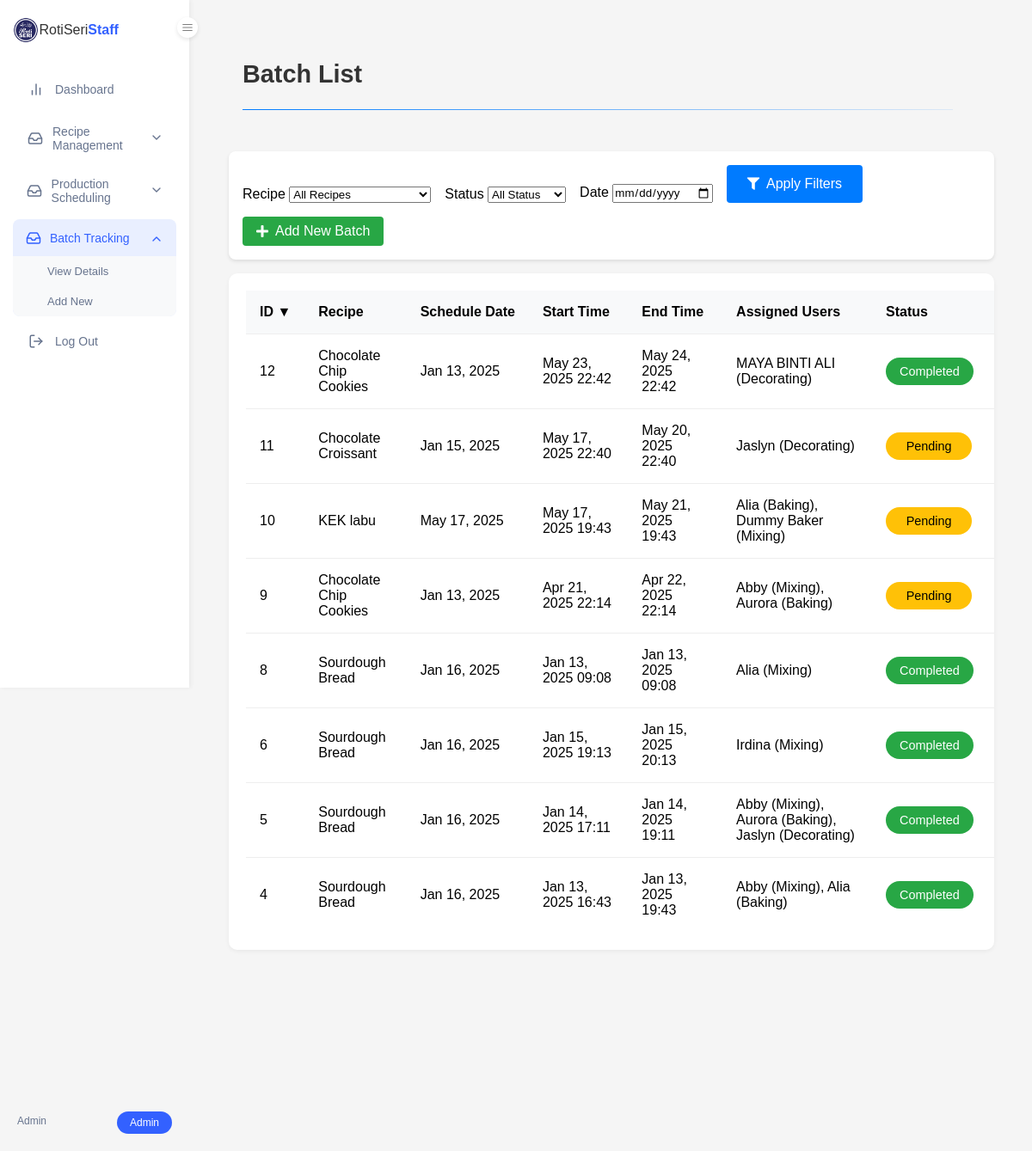
The page /view_batches.php?sort=batch_id&order=DESC (signed in) on the database its author committed.
### tables this page shows
CREATE TABLE `tbl_batches` (
  `batch_id` int(6) NOT NULL,
  `recipe_id` int(6) NOT NULL,
  `schedule_id` int(6) NOT NULL,
  `batch_startTime` datetime NOT NULL DEFAULT current_timestamp(),
  `batch_endTime` datetime NOT NULL,
  `batch_status` enum('Pending','In Progress','Completed','') NOT NULL DEFAULT 'Pending',
  `batch_remarks` text NOT NULL
);

CREATE TABLE `tbl_recipe` (
  `recipe_id` int(6) NOT NULL,
  `recipe_name` varchar(100) NOT NULL,
  `recipe_category` varchar(100) NOT NULL,
  `recipe_batchSize` int(6) NOT NULL,
  `recipe_unitOfMeasure` varchar(50) NOT NULL,
  `recipe_instructions` text NOT NULL,
  `recipe_dateCreated` timestamp NOT NULL DEFAULT current_timestamp(),
  `recipe_dateUpdated` timestamp NOT NULL DEFAULT current_timestamp() ON UPDATE current_timestamp(),
  `image_path` varchar(255) DEFAULT NULL
);

CREATE TABLE `tbl_schedule` (
  `schedule_id` int(6) NOT NULL,
  `recipe_id` int(6) NOT NULL,
  `schedule_date` date NOT NULL,
  `schedule_quantityToProduce` int(6) NOT NULL,
  `schedule_orderVolumn` int(6) NOT NULL,
  `schedule_status` enum('Pending','In Progress','Completed','') NOT NULL DEFAULT 'Pending',
  `schedule_batchNum` int(3) NOT NULL
);

### view_batches.php (the view, shortened to what this page needs)
<?php
require_once 'config/db_connection.php';
try {
    $date_filter = $_GET['date'] ?? '';
    $sort_by = $_GET['sort'] ?? 'batch_startTime';
    $sort_order = $_GET['order'] ?? 'DESC';
    $query = "SELECT b.*, r.recipe_name, s.schedule_date, s.schedule_batchNum,
              (SELECT COUNT(*) FROM tbl_batches WHERE schedule_id = b.schedule_id) as assigned_batches,
              GROUP_CONCAT(DISTINCT CONCAT(u.user_fullName, ' (', ba.ba_task, ')') SEPARATOR ', ') as assigned_users
              FROM tbl_batches b
              LEFT JOIN tbl_recipe r ON b.recipe_id = r.recipe_id
              LEFT JOIN tbl_schedule s ON b.schedule_id = s.schedule_id
              LEFT JOIN tbl_batch_assignments ba ON b.batch_id = ba.batch_id
              LEFT JOIN tbl_users u ON ba.user_id = u.user_id";
    $params = [];
    $query .= " GROUP BY b.batch_id";
    $valid_sort_columns = ['batch_id', 'recipe_name', 'schedule_date', 'batch_startTime', 'batch_status', 'quality_check'];
    if (in_array($sort_by, $valid_sort_columns)) {
        $query .= " ORDER BY $sort_by $sort_order";
    }
    $stmt = $conn->prepare($query);
    $stmt->execute($params);
    $batches = $stmt->fetchAll(PDO::FETCH_ASSOC);
} catch(PDOException $e) {
    $error_message = "Error: " . $e->getMessage();
}
function getSortUrl($column) {
    $params = $_GET;
    $params['sort'] = $column;
    $params['order'] = ($column === ($_GET['sort'] ?? '') && ($_GET['order'] ?? 'DESC') === 'DESC') ? 'ASC' : 'DESC';
    return '?' . http_build_query($params);
}
function getSortIndicator($column) {
    if ($column === ($_GET['sort'] ?? '')) {
        return ($_GET['order'] ?? 'DESC') === 'DESC' ? '▼' : '▲';
    }
    return '';
}
?>
<!DOCTYPE html>
<html lang="en">
<head>
    <link rel="stylesheet" href="css/style.css">
    <link rel="stylesheet" href="css/dashboard.css">
    <link rel="stylesheet" href="css/batch.css">
    <link rel="stylesheet" href="css/view_recipes.css">
    <link rel="stylesheet" href="https://cdnjs.cloudflare.com/ajax/libs/font-awesome/5.15.4/css/all.min.css">
</head>
<body>
    <?php include 'includes/dashboard_navigation.php'; ?>
    <main class="main-content">
        <div class="page-header">
            <h1>Batch List</h1>
            <div class="divider"></div>
        </div>
        <div class="batch-container">
            <div class="filters">
                <form method="GET" class="filter-form">
                    <div class="filter-group">
                        <label for="recipe">Recipe</label>
                        <select name="recipe" id="recipe">
                            <option value="">All Recipes</option>
                        </select>
                    </div>
                    <div class="filter-group">
                        <label for="status">Status</label>
                        <select name="status" id="status">
                            <option value="">All Status</option>
                        </select>
                    </div>
                    <div class="filter-group">
                        <label for="date">Date</label>
                        <input type="date" name="date" id="date" value="<?php echo $date_filter; ?>">
                    </div>
                    <button type="submit" class="filter-btn">
                        <i class="fas fa-filter"></i> Apply Filters
                    </button>
                </form>
                <a href="add_batch.php" class="add-btn">
                    <i class="fas fa-plus"></i> Add New Batch
                </a>
            </div>
            <div class="table-container">
                <table class="batch-table">
                    <thead>
                        <tr>
                            <th>
                                <a href="<?php echo getSortUrl('batch_id'); ?>" class="sort-link">
                                    ID <?php echo getSortIndicator('batch_id'); ?>
                                </a>
                            </th>
                            <th>
                                <a href="<?php echo getSortUrl('recipe_name'); ?>" class="sort-link">
                                    Recipe <?php echo getSortIndicator('recipe_name'); ?>
                                </a>
                            </th>
                            <th>
                                <a href="<?php echo getSortUrl('schedule_date'); ?>" class="sort-link">
                                    Schedule Date <?php echo getSortIndicator('schedule_date'); ?>
                                </a>
                            </th>
                            <th>
                                <a href="<?php echo getSortUrl('batch_startTime'); ?>" class="sort-link">
                                    Start Time <?php echo getSortIndicator('batch_startTime'); ?>
                                </a>
                            </th>
                            <th>End Time</th>
                            <th>Assigned Users</th>
                            <th>
                                <a href="<?php echo getSortUrl('batch_status'); ?>" class="sort-link">
                                    Status <?php echo getSortIndicator('batch_status'); ?>
                                </a>
                            </th>
                            <th>
                            </th>
                        </tr>
                    </thead>
                    <tbody>
                        <?php if (empty($batches)): ?>
                            <tr>
                                <td colspan="9" class="no-records">No batches found</td>
                            </tr>
                        <?php else: ?>
                            <?php foreach ($batches as $batch): ?>
                                <tr data-batch-id="<?php echo $batch['batch_id']; ?>">
                                    <td><?php echo $batch['batch_id']; ?></td>
                                    <td><?php echo htmlspecialchars($batch['recipe_name']); ?></td>
                                    <td><?php echo date('M d, Y', strtotime($batch['schedule_date'])); ?></td>
                                    <td><?php echo date('M d, Y H:i', strtotime($batch['batch_startTime'])); ?></td>
                                    <td><?php echo date('M d, Y H:i', strtotime($batch['batch_endTime'])); ?></td>
                                    <td><?php echo htmlspecialchars($batch['assigned_users'] ?? 'No assignments'); ?></td>
                                    <td>
                                        <span class="status-badge <?php echo strtolower(str_replace(' ', '-', $batch['batch_status'])); ?>">
                                            <?php echo $batch['batch_status']; ?>
                                        </span>
                                    </td>
                                    <td>
                                    </td>
                                </tr>
                            <?php endforeach; ?>
                        <?php endif; ?>
                    </tbody>
                </table>
            </div>
            <div class="batch-info">
            </div>
        </div>
    </main>
</body>
</html>

### css/style.css (style rules this page uses)
* { margin: 0; padding: 0; box-sizing: border-box; font-family: Arial, sans-serif; }
body { background: linear-gradient(rgba(0, 0, 0, 0.6), rgba(0, 0, 0, 0.6)), url('../assets/images/banner.png'); background-size: cover; background-position: center; background-attachment: fixed; min-height: 100vh; color: white; display: flex; flex-direction: column; }
main { max-width: 1200px; margin: 8rem auto; text-align: center; padding: 0 1rem; flex: 1; }

### css/dashboard.css (style rules this page uses)
body { display: grid; grid-template-areas: "sidebar topbar" "sidebar main" "sidebar bottombar"; grid-template-columns: 250px 1fr; grid-template-rows: 50px 1fr auto; min-height: 100vh; background-color: white; position: relative; background-image: none; }
.main-content { grid-area: main; padding: 2rem 2rem 0 0; margin-top: 50px; margin-left: 0; width: calc(100% - 0px); transition: width 0.3s ease, margin-left 0.3s ease; padding-left: 0; display: block; }
.page-header { padding: 0 2rem; margin-bottom: 2rem; text-align: left; }
.page-header h1 { font-size: 1.8rem; color: #333; margin: 0; padding-bottom: 1rem; }
.divider { height: 1px; background: linear-gradient(to right, #007bff, rgba(0, 123, 255, 0.1)); margin-top: 0.5rem; width: 100%; align-self: flex-start; }

### css/batch.css (style rules this page uses)
.batch-container { padding: 1rem; width: 100%; box-sizing: content-box; }
.filters { background: white; padding: 1rem; border-radius: 8px; box-shadow: 0 2px 4px rgba(0,0,0,0.1); margin-bottom: 1rem; display: flex; justify-content: space-between; align-items: flex-end; flex-wrap: wrap; gap: 1rem; width: 100%; box-sizing: border-box; }
.filter-form { display: flex; gap: 1rem; flex-wrap: wrap; align-items: flex-end; }
.filter-btn, .reset-btn, .add-btn { padding: 0.8rem 1.5rem; border: none; border-radius: 4px; cursor: pointer; color: white; font-size: 1rem; display: flex; align-items: center; gap: 0.5rem; }
.filter-btn { background: #007bff; }
.add-btn { background: #28a745; text-decoration: none; }
.table-container { background: white; border-radius: 8px; box-shadow: 0 2px 4px rgba(0,0,0,0.1); overflow-x: auto; width: 100%; overflow-x: auto; }
.batch-table { width: 100%; border-collapse: collapse; color: #000; min-width: 1200px; }
.batch-table th, .batch-table td { padding: 1rem; text-align: left; border-bottom: 1px solid #eee; }
.batch-table th { background: #f8f9fa; font-weight: 600; }
.status-badge { padding: 0.5rem 1rem; border-radius: 20px; font-size: 0.9rem; font-weight: 500; display: inline-block; text-align: center; min-width: 100px; }
.status-badge.pending { background-color: #ffc107; color: #000; }
.status-badge.completed { background-color: #28a745; color: #fff; }
.sort-link { color: #000 !important; text-decoration: none; display: flex; align-items: center; gap: 0.5rem; }
.filter-btn { background: #007bff; color: white; border: none; border-radius: 4px; padding: 0.8rem 1.5rem; cursor: pointer; display: flex; align-items: center; gap: 0.5rem; font-size: 1rem; }
.filter-btn i { font-size: 0.9rem; }
.batch-table th { white-space: nowrap; }
.main-content { margin-left: 250px; padding: 1rem; min-height: calc(100vh - 60px); width: calc(100% - 250px); max-width: none; box-sizing: border-box; }
.batch-table th:first-child, .batch-table td:first-child { width: 60px; }
.batch-table td { color: #000; }
.batch-table td:nth-child(6) { color: #000; }
.filter-group label { color: #000; }
.filter-group select, .filter-group input { color: #000; }
.sort-link { color: #000 !important; }
.status-badge.pending { background: #ffc107; color: #000; }
.status-badge.completed { background: #28a745; color: #fff; }
.batch-table th { color: #000; background: #f8f9fa; }
.filters { background: white; }
.table-container { background: white; }
.batch-table * { color: #000; }
.actions .edit-btn, .actions .delete-btn, .add-btn, .filter-btn { color: white; }
.batch-info { margin: 20px 0; padding: 15px; background-color: #f8f9fa; border-radius: 5px; }

### css/view_recipes.css (style rules this page uses)
.add-btn { background: #28a745; color: white; padding: 0.5rem 1rem; border-radius: 4px; text-decoration: none; display: inline-flex; align-items: center; gap: 0.5rem; }
.category-badge, .view-ingredients, .edit-btn, .delete-btn, .add-btn { color: white; }

### includes/dashboard_navigation.php (style rules this page uses)
* { margin: 0; padding: 0; box-sizing: border-box; font-family: Arial, sans-serif; }
body { display: flex; background-color: #f5f5f5; }
.main-content { flex: 1; margin-left: 220px; padding: 20px 30px; }
.table-container { background: white; border-radius: 10px; padding: 20px; box-shadow: 0 2px 5px rgba(0, 0, 0, 0.05); }

### rows shown on the page
tbl_batches: batch_id "12", recipe.recipe_name "Chocolate Chip Cookies", schedule.schedule_date "Jan 13, 2025", batch_startTime "May 23, 2025 22:42", batch_endTime "May 24, 2025 22:42", assigned_users "MAYA BINTI ALI (Decorating)", batch_status "Completed"
tbl_batches: batch_id "11", recipe.recipe_name "Chocolate Croissant", schedule.schedule_date "Jan 15, 2025", batch_startTime "May 17, 2025 22:40", batch_endTime "May 20, 2025 22:40", assigned_users "Jaslyn (Decorating)", batch_status "Pending"
tbl_batches: batch_id "10", recipe.recipe_name "KEK labu", schedule.schedule_date "May 17, 2025", batch_startTime "May 17, 2025 19:43", batch_endTime "May 21, 2025 19:43", assigned_users "Alia (Baking), Dummy Baker (Mixing)", batch_status "Pending"
tbl_batches: batch_id "9", recipe.recipe_name "Chocolate Chip Cookies", schedule.schedule_date "Jan 13, 2025", batch_startTime "Apr 21, 2025 22:14", batch_endTime "Apr 22, 2025 22:14", assigned_users "Abby (Mixing), Aurora (Baking)", batch_status "Pending"
tbl_batches: batch_id "8", recipe.recipe_name "Sourdough Bread", schedule.schedule_date "Jan 16, 2025", batch_startTime "Jan 13, 2025 09:08", batch_endTime "Jan 13, 2025 09:08", assigned_users "Alia (Mixing)", batch_status "Completed"
tbl_batches: batch_id "6", recipe.recipe_name "Sourdough Bread", schedule.schedule_date "Jan 16, 2025", batch_startTime "Jan 15, 2025 19:13", batch_endTime "Jan 15, 2025 20:13", assigned_users "Irdina (Mixing)", batch_status "Completed"
tbl_batches: batch_id "5", recipe.recipe_name "Sourdough Bread", schedule.schedule_date "Jan 16, 2025", batch_startTime "Jan 14, 2025 17:11", batch_endTime "Jan 14, 2025 19:11", assigned_users "Abby (Mixing), Aurora (Baking), Jaslyn (Decorating)", batch_status "Completed"
tbl_batches: batch_id "4", recipe.recipe_name "Sourdough Bread", schedule.schedule_date "Jan 16, 2025", batch_startTime "Jan 13, 2025 16:43", batch_endTime "Jan 13, 2025 19:43", assigned_users "Abby (Mixing), Alia (Baking)", batch_status "Completed"

### other values the page prints
$_SESSION['user_fullName'] "Admin"
$_SESSION['user_role'] "Admin"
getSortIndicator('batch_id') "▼"
